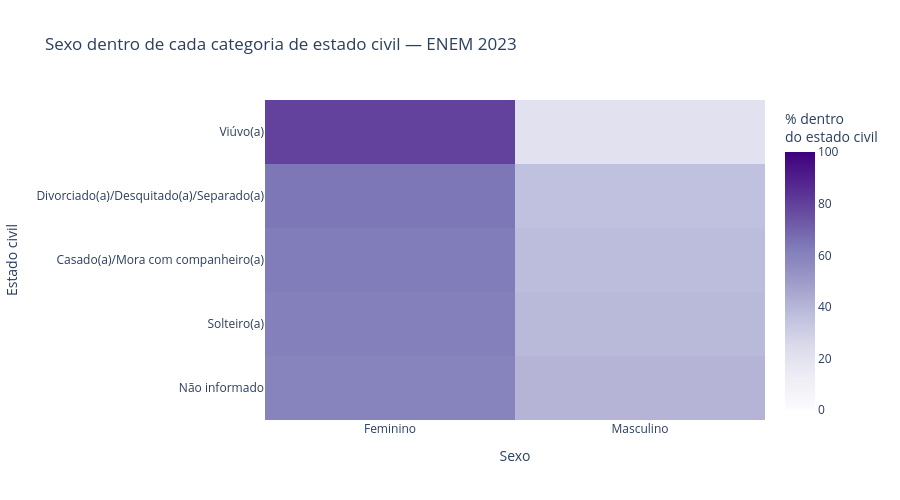

Notebook cell for this chart:
### Code cell
percentual_civil_sexo = (
    df_estado_civil_sexo
    .pivot(index="estado_civil", columns="sexo", values="percentual_no_estado_civil")
    .reindex(index=ordem_estados_civis, columns=["Feminino", "Masculino"])
    .fillna(0)
)
contagem_civil_sexo = (
    df_estado_civil_sexo
    .pivot(index="estado_civil", columns="sexo", values="quantidade_registros")
    .reindex(index=ordem_estados_civis, columns=["Feminino", "Masculino"])
    .fillna(0)
)

fig_estado_civil_sexo = go.Figure(data=go.Heatmap(
    z=percentual_civil_sexo.values,
    x=percentual_civil_sexo.columns,
    y=percentual_civil_sexo.index,
    customdata=contagem_civil_sexo.values,
    colorscale="Purples",
    zmin=0,
    zmax=100,
    colorbar={"title": "% dentro<br>do estado civil"},
    hovertemplate=(
        "Estado civil: %{y}<br>"
        "Sexo: %{x}<br>"
        "Percentual do estado civil: %{z:.1f}%<br>"
        "Registros: %{customdata:,.0f}<extra></extra>"
    ),
))
fig_estado_civil_sexo.update_layout(
    title="Sexo dentro de cada categoria de estado civil — ENEM 2023",
    xaxis_title="Sexo",
    yaxis_title="Estado civil",
    dragmode="select",
    clickmode="event+select",
    template="plotly_white",
    height=500,
)
fig_estado_civil_sexo.show()

### Figure 1 — Plotly figure (JSON) as saved in the notebook; plotly's stock layout.template omitted (floating-point values rounded to 4 significant figures)
{"data": [{"colorbar": {"title": {"text": "% dentro<br>do estado civil"}}, "colorscale": [[0, "rgb(252,251,253)"], [0.125, "rgb(239,237,245)"], [0.25, "rgb(218,218,235)"], [0.375, "rgb(188,189,220)"], [0.5, "rgb(158,154,200)"], [0.625, "rgb(128,125,186)"], [0.75, "rgb(106,81,163)"], [0.875, "rgb(84,39,143)"], [1, "rgb(63,0,125)"]], "customdata": [[102090, 69810], [2138676, 1353181], [124977, 75479], [41614, 23319], [3828, 981]], "hovertemplate": "Estado civil: %{y}<br>Sexo: %{x}<br>Percentual do estado civil: %{z:.1f}%<br>Registros: %{customdata:,.0f}<extra></extra>", "type": "heatmap", "x": ["Feminino", "Masculino"], "y": ["Não informado", "Solteiro(a)", "Casado(a)/Mora com companheiro(a)", "Divorciado(a)/Desquitado(a)/Separado(a)", "Viúvo(a)"], "z": [[59.4, 40.6], [61.2, 38.8], [62.3, 37.7], [64.1, 35.9], [79.6, 20.4]], "zmax": 100, "zmin": 0}], "layout": {"clickmode": "event+select", "dragmode": "select", "height": 500, "title": {"text": "Sexo dentro de cada categoria de estado civil — ENEM 2023"}, "xaxis": {"title": {"text": "Sexo"}}, "yaxis": {"title": {"text": "Estado civil"}}}}
